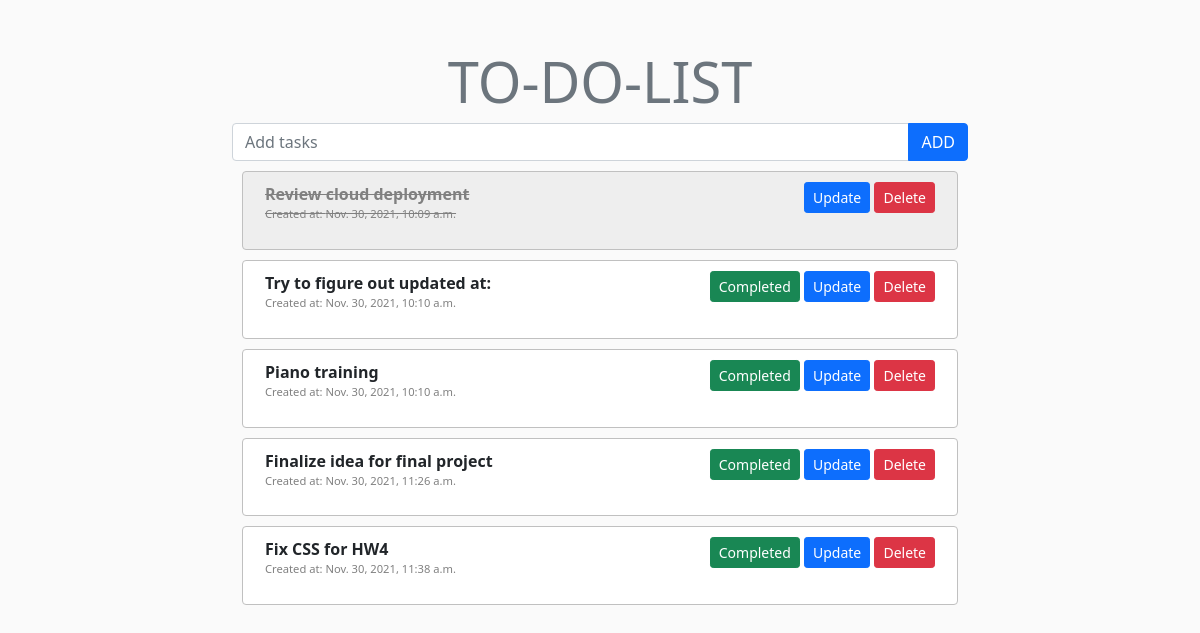
/tasks/, run on the app's committed database.
### tasks/models.py (models this page shows)
class Todo(models.Model):
    task = models.CharField(max_length=200)
    created_at = models.DateTimeField(auto_now_add=True)
    complete = models.BooleanField(default=False)
    def __str__(self):
        return self.task

### tasks/views.py (the view)
# urls.py: path('', views.index, name='index'),
def index(request):
    tasks = Todo.objects.all()
    context = {'tasks': tasks}
    return render(request, 'tasks/index.html', context)

### templates/tasks/index.html (shortened to what this page needs)
{% extends "tasks/base.html" %}
{% block body %}
    <form action="{% url 'add' %}" method="post">
        <div class="input-group">
            <input type="text" class="form-control" placeholder="Add tasks" name="task">
            <input type="submit" value="ADD" class="btn btn-primary">
        </div>
    </form>
    {% for task in tasks %}
        {%  if task.complete or task.updated_at %}
            <div class="task row completed">
                <div class="col-md-6 mb-3 strike">
                    <b>{{ task }}</b><br>
                    <div class="created-at">Created at: {{ task.created_at }}</div>
                </div>
                <div class="col-md-6 text-md-end">
                    <a href="{% url 'update_task' task.id %}" class="btn btn-primary btn-sm">Update</a>
                    <a href="{% url 'delete_task' task.id %}" class="btn btn-danger btn-sm">Delete</a>
                </div>
            </div>
        {% else %}
            <div class="task row not-completed">
                <div class="col-md-6 mb-3">
                    <b>{{ task }}</b><br>
                    <div class="created-at">Created at: {{ task.created_at }}</div>
                </div>
                <div class="col-md-6 text-md-end">
                    <a href="{% url 'complete' task.id %}" class="btn btn-success btn-sm">Completed</a>
                    <a href="{% url 'update_task' task.id %}" class="btn btn-primary btn-sm">Update</a>
                    <a href="{% url 'delete_task' task.id %}" class="btn btn-danger btn-sm">Delete</a>
                </div>
            </div>
        {%  endif %}
    {% endfor %}
{% endblock %}

### templates/tasks/base.html (shortened to what this page needs)
{% load static %}
<!DOCTYPE html>
<html lang="en">
<head>
    <link href="https://cdn.jsdelivr.net/npm/bootstrap@5.1.3/dist/css/bootstrap.min.css" rel="stylesheet">
    <link rel="stylesheet" href="https://cdnjs.cloudflare.com/ajax/libs/font-awesome/6.0.0-beta3/css/all.min.css"/>
    <link rel="stylesheet" href="{% static 'css/styles.css' %}">
</head>
<body>
    <div class="container my-5">
        <div class="row justify-content-md-center">
            <div class="col-lg-8 col-12">
                 <h1 class="display-4 text-center text-secondary">TO-DO-LIST</h1>
            {% block body %}
            {% endblock %}
            </div>
        </div>
    </div>
</body>
</html>

### static/css/styles.css (style rules this page uses)
body { background-color: #fafafa; margin: 3rem 0; }
.task.completed { background-color:#eeeeee; color: gray; }
.task.not-completed { background-color: white; }
.strike { text-decoration: line-through; }
.created-at { font-size: 0.7rem; color: gray; }
.task { border-color: silver; border-style: solid; border-width: 1px; border-radius: .25rem; margin: 10px; padding: 10px; }

### data on the page
Todo: task "Review cloud deployment", created_at "Nov. 30, 2021, 10:09 a.m."
Todo: task "Try to figure out updated at:", created_at "Nov. 30, 2021, 10:10 a.m."
Todo: task "Piano training", created_at "Nov. 30, 2021, 10:10 a.m."
Todo: task "Finalize idea for final project", created_at "Nov. 30, 2021, 11:26 a.m."
Todo: task "Fix CSS for HW4", created_at "Nov. 30, 2021, 11:38 a.m."
